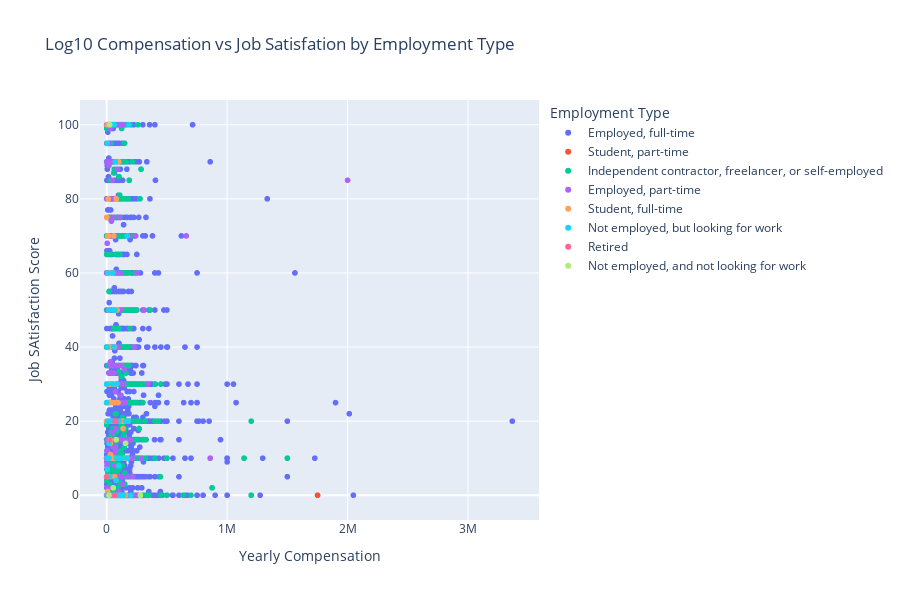

Notebook cell for this chart:
### Markdown cell above
Visualize the relationship between yearly compensation (`ConvertedCompYearly`) and job satisfaction (`JobSatPoints_6`), categorized by employment type (`Employment`). Use color coding or markers to differentiate between employment types.

### Code cell
df['Employment'] = df['Employment'].str.split(';')
df = df.explode('Employment')
df = df[df['ConvertedCompYearly'] < 4000000]

fig = px.scatter(df, x='ConvertedCompYearly', y='JobSatPoints_6', color = 'Employment',
                 title = 'Compensation vs Job Satisfation by Employment Type',
                 labels={'ConvertedCompYearly': 'Yearly Compensation', 'JobSatPoints_6': 'Job SAtisfaction Score','Employment': 'Employment Type'}, height=600) 
fig.show()

### Figure 1 — Plotly figure (JSON) as saved in the notebook; plotly's stock layout.template omitted (floating-point values rounded to 4 significant figures; data arrays with more than 128 entries replaced by an {"elided": "..."} marker saying what was removed)
{"data": [{"hovertemplate": "Employment Type=Employed, full-time<br>Yearly Compensation=%{x}<br>Job SAtisfaction Score=%{y}<extra></extra>", "legendgroup": "Employed, full-time", "marker": {"color": "#636efa", "symbol": "circle"}, "mode": "markers", "name": "Employed, full-time", "showlegend": true, "type": "scattergl", "x": {"elided": "12754 int values"}, "xaxis": "x", "y": {"elided": "12754 float values"}, "yaxis": "y"}, {"hovertemplate": "Employment Type=Student, part-time<br>Yearly Compensation=%{x}<br>Job SAtisfaction Score=%{y}<extra></extra>", "legendgroup": "Student, part-time", "marker": {"color": "#EF553B", "symbol": "circle"}, "mode": "markers", "name": "Student, part-time", "showlegend": true, "type": "scattergl", "x": {"elided": "302 int values"}, "xaxis": "x", "y": {"elided": "302 int values"}, "yaxis": "y"}, {"hovertemplate": "Employment Type=Independent contractor, freelancer, or self-employed<br>Yearly Compensation=%{x}<br>Job SAtisfaction Score=%{y}<extra></extra>", "legendgroup": "Independent contractor, freelancer, or self-employed", "marker": {"color": "#00cc96", "symbol": "circle"}, "mode": "markers", "name": "Independent contractor, freelancer, or self-employed", "showlegend": true, "type": "scattergl", "x": {"elided": "2019 int values"}, "xaxis": "x", "y": {"elided": "2019 float values"}, "yaxis": "y"}, {"hovertemplate": "Employment Type=Employed, part-time<br>Yearly Compensation=%{x}<br>Job SAtisfaction Score=%{y}<extra></extra>", "legendgroup": "Employed, part-time", "marker": {"color": "#ab63fa", "symbol": "circle"}, "mode": "markers", "name": "Employed, part-time", "showlegend": true, "type": "scattergl", "x": {"elided": "581 int values"}, "xaxis": "x", "y": {"elided": "581 int values"}, "yaxis": "y"}, {"hovertemplate": "Employment Type=Student, full-time<br>Yearly Compensation=%{x}<br>Job SAtisfaction Score=%{y}<extra></extra>", "legendgroup": "Student, full-time", "marker": {"color": "#FFA15A", "symbol": "circle"}, "mode": "markers", "name": "Student, full-time", "showlegend": true, "type": "scattergl", "x": {"elided": "132 int values"}, "xaxis": "x", "y": {"elided": "132 int values"}, "yaxis": "y"}, {"hovertemplate": "Employment Type=Not employed, but looking for work<br>Yearly Compensation=%{x}<br>Job SAtisfaction Score=%{y}<extra></extra>", "legendgroup": "Not employed, but looking for work", "marker": {"color": "#19d3f3", "symbol": "circle"}, "mode": "markers", "name": "Not employed, but looking for work", "showlegend": true, "type": "scattergl", "x": [180000, 80555, 57325, 200000, 8000, 4293, 78412, 3785, 140000, 55000, 20000, 16611, 23014, 100000, 96666, 68203, 26061, 72000, 85925, 40000, 9600, 4662, 3290, 36000, 19253, 130000, 50000, 170000, 52906, 47778, 61789, 160000, 60481, 18649, 56917, 104549, 864, 170000, 122000, 4139, 200000, 279256, 7178, 85925, 185000, 24684, 6000, 54494, 19333, 108906, 540], "xaxis": "x", "y": [20, 10, 100, 0, 60, 0, 4, 7, 0, 50, 0, 50, 20, 8, 10, 50, 5, 90, 0, 0, 20, 95, 10, 0, 14, 10, 100, 10, 60, 30, 100, 20, 40, 15, 20, 20, 30, 70, 0, 10, 0, 0, 10, 30, 100, 100, 40, 2, 10, 10, 25], "yaxis": "y"}, {"hovertemplate": "Employment Type=Retired<br>Yearly Compensation=%{x}<br>Job SAtisfaction Score=%{y}<extra></extra>", "legendgroup": "Retired", "marker": {"color": "#FF6692", "symbol": "circle"}, "mode": "markers", "name": "Retired", "showlegend": true, "type": "scattergl", "x": [75000, 64444, 70000, 8, 22000, 156366, 54494], "xaxis": "x", "y": [20, 0, 20, 5, 15, 14, 2], "yaxis": "y"}, {"hovertemplate": "Employment Type=Not employed, and not looking for work<br>Yearly Compensation=%{x}<br>Job SAtisfaction Score=%{y}<extra></extra>", "legendgroup": "Not employed, and not looking for work", "marker": {"color": "#B6E880", "symbol": "circle"}, "mode": "markers", "name": "Not employed, and not looking for work", "showlegend": true, "type": "scattergl", "x": [78617, 18905, 156366, 279256, 24684, 54494], "xaxis": "x", "y": [15, 0, 14, 0, 100, 2], "yaxis": "y"}], "layout": {"height": 600, "legend": {"title": {"text": "Employment Type"}, "tracegroupgap": 0}, "title": {"text": "Log10 Compensation vs Job Satisfation by Employment Type"}, "xaxis": {"anchor": "y", "domain": [0, 1], "title": {"text": "Yearly Compensation"}}, "yaxis": {"anchor": "x", "domain": [0, 1], "title": {"text": "Job SAtisfaction Score"}}}}
